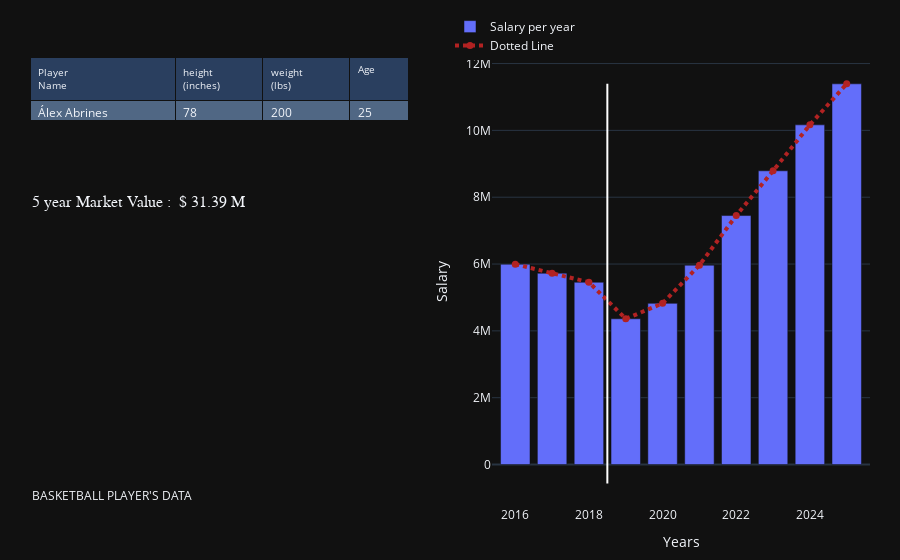

Notebook code cell kept with this figure:
### Code cell
## Create Baseline Dashboard for display of Player Salary Predictions
# Salary Bar Line Results
trace1 = go.Bar(x=visualizations_data.loc[visualizations_data["player_name"]==visualizations_data.player_name.values[0],'season_start'], 
                y=visualizations_data.loc[visualizations_data["player_name"]==visualizations_data.player_name.values[0],'salary'], 
                name='Salary per year')

# Player Attributes for display
selected_cols=["player_name","height_in","weight_lbs","Age"]
trace2 = go.Table(
        header=dict(
            values=["Player<br>Name", "height<br>(inches)", "weight<br>(lbs)","Age"],
            font=dict(size=10),
            align=['left'] * 5
        ),
    columnwidth=[0.5,0.3,0.3,0.2,0.2],
        cells=dict(
            values=[visualizations_data.loc[ visualizations_data["player_name"]==visualizations_data.player_name.values[0],col][2:3].tolist() for col in selected_cols],
            align = ['left'] * 5,
            height = 20
        
        )

    )

fig = make_subplots(
    rows=1, cols=2,
    column_widths=[0.5, 0.5],
    horizontal_spacing=.1,
    specs=[[{"type": "table"},{"type": "bar" }]]
)


# Salary Dotted Line Trace
trace1_line=go.Scatter(x=visualizations_data.loc[visualizations_data["player_name"]==visualizations_data.player_name.values[0],'season_start'], 
                y=visualizations_data.loc[visualizations_data["player_name"]==visualizations_data.player_name.values[0],'salary'], 
                         name='Dotted Line',
            line = dict(color='firebrick', width=4, dash='dot'),
            marker = dict(size=7 )
                      )

trace1_divider = go.Scatter(
    x=[.5 + visualizations_data.loc[visualizations_data["player_name"]==visualizations_data.player_name.values[0], "season_start"].values[2], .5 + visualizations_data.loc[visualizations_data["player_name"]==visualizations_data.player_name.values[0], "season_start"].values[2]] , 
    y=[-0.05*visualizations_data.loc[visualizations_data["player_name"]==visualizations_data.player_name.values[0],'salary'].max() ,  visualizations_data.loc[visualizations_data["player_name"]==visualizations_data.player_name.values[0],'salary'].max()  ],
    line_color='White',
    mode= "lines", 
    name='Actual and Predicted Salaries Dividing line',
    showlegend=False
)

fig.add_trace(trace1, row=1, col=2)
fig.add_trace(trace1_line, row=1, col=2)
fig.add_trace(trace1_divider, row=1, col=2)


fig.add_trace(trace2,  row=1, col=1)
fig.layout.legend =dict(x=.5, y=1.1)

g = go.FigureWidget(data=fig,
                    layout=go.Layout(
                        title=dict(
                            text='BASKETBALL PLAYER SALARIES'
                        )                
                    )          
                   )

g.update_layout(
    yaxis=dict(title="Salary"),
    xaxis=dict(title="Years"),
    template="plotly_dark",
    margin=dict(r=30, t=45, b=40, l=30),
    annotations=[
        go.layout.Annotation(
            text="BASKETBALL PLAYER'S DATA",
            showarrow=False,
            xref="paper",
            yref="paper",
            x=0,
            y=0),
        
        
        go.layout.Annotation(
            text="5 year Market Value :  $ "+str(round(visualizations_data.loc[visualizations_data["player_name"]==visualizations_data.player_name.values[0], "salary"].values[-1-6:-1-1].sum()/ 1000000,2))+" M",
            showarrow=False,
            xref="paper",
            yref="paper",
            font=dict(family='Arial',size=16),
            x=0,
            y=.7)
    ]
)


g.show()

### Figure 1 — Plotly figure (JSON) as saved in the notebook; plotly's stock layout.template omitted (floating-point values rounded to 4 significant figures)
{"data": [{"name": "Salary per year", "type": "bar", "uid": "42cf7845-d685-4e9c-b444-7913d9bd5dd7", "x": [2016, 2017, 2018, 2019, 2020, 2021, 2022, 2023, 2024, 2025], "xaxis": "x", "y": [5994764, 5725000, 5455236, 4361000.0, 4823000.0, 5965000.0, 7451000.0, 8790000.0, 10170000.0, 11390000.0], "yaxis": "y"}, {"line": {"color": "firebrick", "dash": "dot", "width": 4}, "marker": {"size": 7}, "name": "Dotted Line", "type": "scatter", "uid": "0c1dd1e0-95e1-4a44-9bca-984cfe1cc74b", "x": [2016, 2017, 2018, 2019, 2020, 2021, 2022, 2023, 2024, 2025], "xaxis": "x", "y": [5994764, 5725000, 5455236, 4361000.0, 4823000.0, 5965000.0, 7451000.0, 8790000.0, 10170000.0, 11390000.0], "yaxis": "y"}, {"line": {"color": "White"}, "mode": "lines", "name": "Actual and Predicted Salaries Dividing line", "showlegend": false, "type": "scatter", "uid": "35a55b74-ccae-4d13-bb88-f4c8a30eb0c2", "x": [2018.0, 2018.0], "xaxis": "x", "y": [-569700.0, 11390000.0], "yaxis": "y"}, {"cells": {"align": ["left", "left", "left", "left", "left"], "height": 20, "values": [["Álex Abrines"], [78], [200], [25]]}, "columnwidth": [0.5, 0.3, 0.3, 0.2, 0.2], "domain": {"x": [0, 0.45], "y": [0, 1]}, "header": {"align": ["left", "left", "left", "left", "left"], "font": {"size": 10}, "values": ["Player<br>Name", "height<br>(inches)", "weight<br>(lbs)", "Age"]}, "type": "table", "uid": "89614895-c000-425d-bfaf-fad4ba9dc7fe"}], "layout": {"annotations": [{"showarrow": false, "text": "BASKETBALL PLAYER'S DATA", "x": 0, "xref": "paper", "y": 0, "yref": "paper"}, {"font": {"family": "Arial", "size": 16}, "showarrow": false, "text": "5 year Market Value :  $ 31.39 M", "x": 0, "xref": "paper", "y": 0.7, "yref": "paper"}], "legend": {"x": 0.5, "y": 1.1}, "margin": {"b": 40, "l": 30, "r": 30, "t": 45}, "xaxis": {"anchor": "y", "domain": [0.55, 1], "title": {"text": "Years"}}, "yaxis": {"anchor": "x", "domain": [0, 1], "title": {"text": "Salary"}}}}
